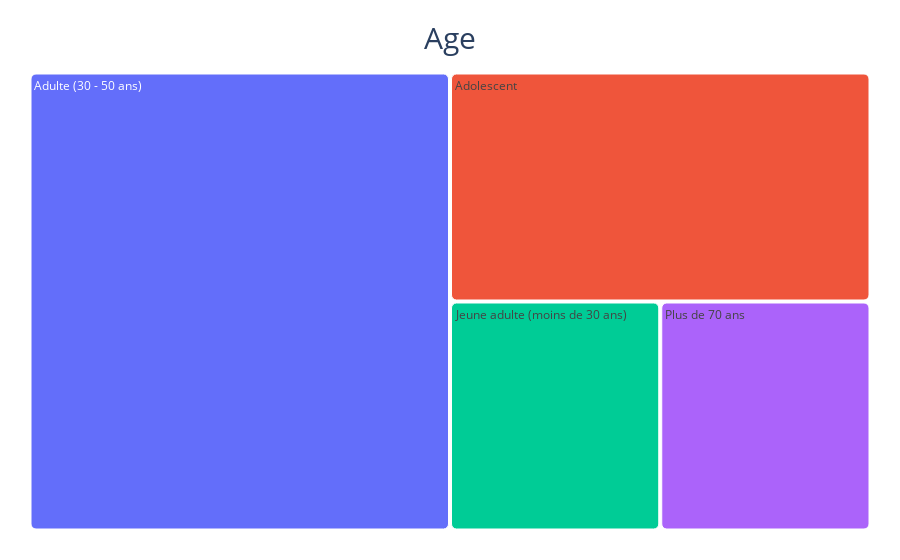

Notebook cell for this chart:
### Code cell
import plotly.express as px

fig = px.treemap(data, path=["character2_age_group"],hover_data=["character2_age_group"], 
                 title="Age",
                 )
fig.update_traces(marker=dict(cornerradius=5))

fig.update_layout(
    margin = dict(t=50, l=25, r=25, b=25),
    title_font=dict(size=30),
    title_x=0.5, title_y=0.95
)
fig.data[0].hovertemplate='<b></b>%{label}'

fig.show()

### Figure 1 — Plotly figure (JSON) as saved in the notebook; plotly's stock layout.template omitted (floating-point values rounded to 4 significant figures)
{"data": [{"branchvalues": "total", "customdata": [["Adolescent"], ["Adulte (30 - 50 ans)"], ["Jeune adulte (moins de 30 ans)"], ["Plus de 70 ans"]], "domain": {"x": [0, 1], "y": [0, 1]}, "hovertemplate": "<b></b>%{label}", "ids": ["Adolescent", "Adulte (30 - 50 ans)", "Jeune adulte (moins de 30 ans)", "Plus de 70 ans"], "labels": ["Adolescent", "Adulte (30 - 50 ans)", "Jeune adulte (moins de 30 ans)", "Plus de 70 ans"], "marker": {"cornerradius": 5}, "name": "", "parents": ["", "", "", ""], "type": "treemap", "values": [2, 4, 1, 1]}], "layout": {"legend": {"tracegroupgap": 0}, "margin": {"b": 25, "l": 25, "r": 25, "t": 50}, "title": {"font": {"size": 30}, "text": "Age", "x": 0.5, "y": 0.95}}}
